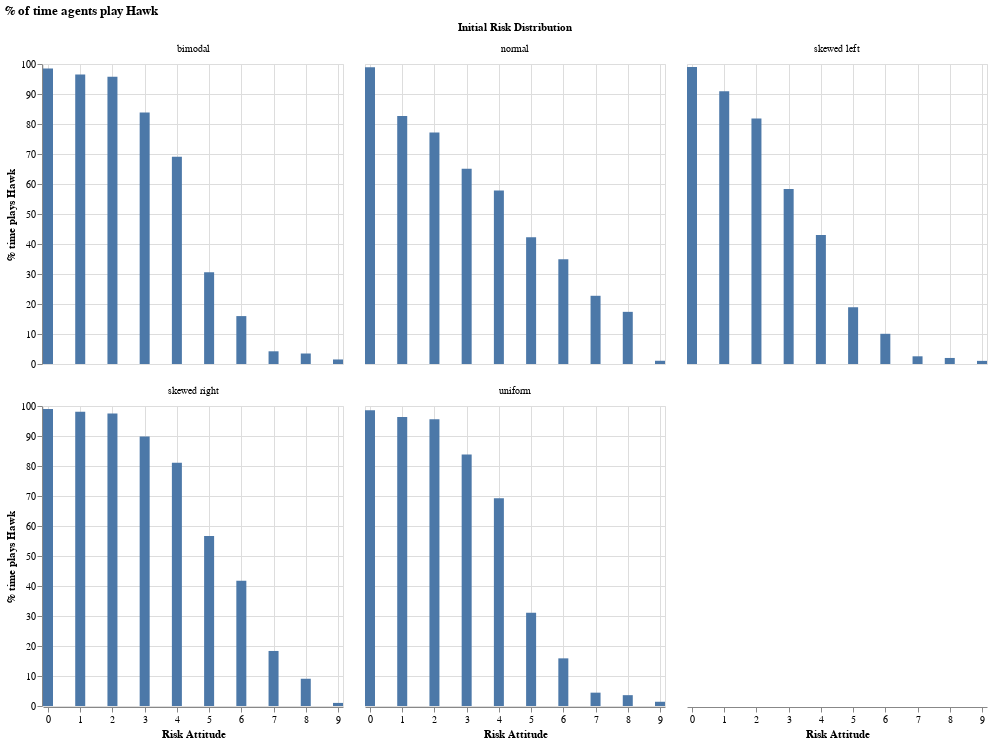

Notebook source saved alongside this figure:
### Markdown cell above
#### Initial risk distribution

### Code cell
hawk_by_initialdist_riskattitude = (
    agent_df_params.group_by("risk_distribution", "risk_attitude")
         .agg(n_plays=pl.col("played_hawk").count(), n_plays_hawk=pl.col("played_hawk").sum())
    .with_columns(
        pct_plays_hawk=pl.col("n_plays_hawk").truediv(pl.col("n_plays")).mul(100)
    )
)

alt.Chart(hawk_by_initialdist_riskattitude).mark_bar(width=10).encode(
    x=alt.X("risk_attitude", title="Risk Attitude").scale(domain=[0, 9]),                                                          
    y=alt.Y("pct_plays_hawk", title="% time plays Hawk")
).facet(facet=alt.Facet("risk_distribution", title="Initial Risk Distribution"), columns=3
).properties(title="% of time agents play Hawk")

### Figure 1 — Vega-Lite specification as saved in the notebook (floating-point values rounded to 4 significant figures)
{"config": {"view": {"continuousWidth": 300, "continuousHeight": 300}}, "data": {"name": "data-a94a84b0179cc7fb3bd09eed1c677066"}, "facet": {"field": "risk_distribution", "title": "Initial Risk Distribution", "type": "nominal"}, "spec": {"mark": {"type": "bar", "width": 10}, "encoding": {"x": {"field": "risk_attitude", "scale": {"domain": [0, 9]}, "title": "Risk Attitude", "type": "quantitative"}, "y": {"field": "pct_plays_hawk", "title": "% time plays Hawk", "type": "quantitative"}}}, "columns": 3, "title": "% of time agents play Hawk", "$schema": "https://vega.github.io/schema/vega-lite/v5.20.1.json", "datasets": {"data-a94a84b0179cc7fb3bd09eed1c677066": [{"risk_distribution": "skewed left", "risk_attitude": 6, "n_plays": 2432327, "n_plays_hawk": 244883, "pct_plays_hawk": 10.07}, {"risk_distribution": "bimodal", "risk_attitude": 4, "n_plays": 111575, "n_plays_hawk": 77058, "pct_plays_hawk": 69.06}, {"risk_distribution": "normal", "risk_attitude": 9, "n_plays": 107052, "n_plays_hawk": 1155, "pct_plays_hawk": 1.079}, {"risk_distribution": "uniform", "risk_attitude": 9, "n_plays": 2364904, "n_plays_hawk": 33424, "pct_plays_hawk": 1.413}, {"risk_distribution": "uniform", "risk_attitude": 7, "n_plays": 2397132, "n_plays_hawk": 106615, "pct_plays_hawk": 4.448}, {"risk_distribution": "uniform", "risk_attitude": 5, "n_plays": 2392100, "n_plays_hawk": 742748, "pct_plays_hawk": 31.05}, {"risk_distribution": "normal", "risk_attitude": 7, "n_plays": 2128711, "n_plays_hawk": 484019, "pct_plays_hawk": 22.74}, {"risk_distribution": "bimodal", "risk_attitude": 3, "n_plays": 425056, "n_plays_hawk": 356173, "pct_plays_hawk": 83.79}, {"risk_distribution": "skewed left", "risk_attitude": 2, "n_plays": 5716889, "n_plays_hawk": 4675952, "pct_plays_hawk": 81.79}, {"risk_distribution": "uniform", "risk_attitude": 6, "n_plays": 2390260, "n_plays_hawk": 379591, "pct_plays_hawk": 15.88}, {"risk_distribution": "normal", "risk_attitude": 1, "n_plays": 597053, "n_plays_hawk": 493587, "pct_plays_hawk": 82.67}, {"risk_distribution": "skewed left", "risk_attitude": 5, "n_plays": 3285225, "n_plays_hawk": 621495, "pct_plays_hawk": 18.92}, {"risk_distribution": "skewed right", "risk_attitude": 6, "n_plays": 4929525, "n_plays_hawk": 2056409, "pct_plays_hawk": 41.72}, {"risk_distribution": "normal", "risk_attitude": 0, "n_plays": 105338, "n_plays_hawk": 104211, "pct_plays_hawk": 98.93}, {"risk_distribution": "normal", "risk_attitude": 6, "n_plays": 5030153, "n_plays_hawk": 1757147, "pct_plays_hawk": 34.93}, {"risk_distribution": "uniform", "risk_attitude": 4, "n_plays": 2380847, "n_plays_hawk": 1648240, "pct_plays_hawk": 69.23}, {"risk_distribution": "normal", "risk_attitude": 4, "n_plays": 7724217, "n_plays_hawk": 4465922, "pct_plays_hawk": 57.82}, {"risk_distribution": "skewed left", "risk_attitude": 3, "n_plays": 4931392, "n_plays_hawk": 2876781, "pct_plays_hawk": 58.34}, {"risk_distribution": "skewed left", "risk_attitude": 4, "n_plays": 4121079, "n_plays_hawk": 1773526, "pct_plays_hawk": 43.04}, {"risk_distribution": "skewed right", "risk_attitude": 5, "n_plays": 4083795, "n_plays_hawk": 2314603, "pct_plays_hawk": 56.68}, {"risk_distribution": "bimodal", "risk_attitude": 0, "n_plays": 7081585, "n_plays_hawk": 6975034, "pct_plays_hawk": 98.5}, {"risk_distribution": "uniform", "risk_attitude": 0, "n_plays": 2398607, "n_plays_hawk": 2364569, "pct_plays_hawk": 98.58}, {"risk_distribution": "skewed left", "risk_attitude": 9, "n_plays": 103975, "n_plays_hawk": 1086, "pct_plays_hawk": 1.044}, {"risk_distribution": "skewed right", "risk_attitude": 1, "n_plays": 804531, "n_plays_hawk": 788798, "pct_plays_hawk": 98.04}, {"risk_distribution": "skewed right", "risk_attitude": 7, "n_plays": 5671871, "n_plays_hawk": 1040561, "pct_plays_hawk": 18.35}, {"risk_distribution": "normal", "risk_attitude": 3, "n_plays": 5003450, "n_plays_hawk": 3256470, "pct_plays_hawk": 65.08}, {"risk_distribution": "skewed left", "risk_attitude": 8, "n_plays": 815396, "n_plays_hawk": 16425, "pct_plays_hawk": 2.014}, {"risk_distribution": "skewed left", "risk_attitude": 7, "n_plays": 1628851, "n_plays_hawk": 41788, "pct_plays_hawk": 2.565}, {"risk_distribution": "skewed left", "risk_attitude": 1, "n_plays": 6586225, "n_plays_hawk": 5985856, "pct_plays_hawk": 90.88}, {"risk_distribution": "uniform", "risk_attitude": 1, "n_plays": 2355560, "n_plays_hawk": 2270050, "pct_plays_hawk": 96.37}, {"risk_distribution": "bimodal", "risk_attitude": 8, "n_plays": 2369243, "n_plays_hawk": 82906, "pct_plays_hawk": 3.499}, {"risk_distribution": "uniform", "risk_attitude": 3, "n_plays": 2398320, "n_plays_hawk": 2011478, "pct_plays_hawk": 83.87}, {"risk_distribution": "skewed left", "risk_attitude": 0, "n_plays": 3594766, "n_plays_hawk": 3558207, "pct_plays_hawk": 98.98}, {"risk_distribution": "skewed right", "risk_attitude": 3, "n_plays": 2440613, "n_plays_hawk": 2192862, "pct_plays_hawk": 89.85}, {"risk_distribution": "skewed right", "risk_attitude": 0, "n_plays": 100515, "n_plays_hawk": 99469, "pct_plays_hawk": 98.96}, {"risk_distribution": "bimodal", "risk_attitude": 7, "n_plays": 1231454, "n_plays_hawk": 52111, "pct_plays_hawk": 4.232}, {"risk_distribution": "normal", "risk_attitude": 8, "n_plays": 598206, "n_plays_hawk": 103992, "pct_plays_hawk": 17.38}, {"risk_distribution": "skewed right", "risk_attitude": 8, "n_plays": 6528498, "n_plays_hawk": 592959, "pct_plays_hawk": 9.083}, {"risk_distribution": "skewed right", "risk_attitude": 2, "n_plays": 1619206, "n_plays_hawk": 1578248, "pct_plays_hawk": 97.47}, {"risk_distribution": "skewed right", "risk_attitude": 4, "n_plays": 3229532, "n_plays_hawk": 2619153, "pct_plays_hawk": 81.1}, {"risk_distribution": "bimodal", "risk_attitude": 9, "n_plays": 7041425, "n_plays_hawk": 106133, "pct_plays_hawk": 1.507}, {"risk_distribution": "bimodal", "risk_attitude": 6, "n_plays": 427291, "n_plays_hawk": 68242, "pct_plays_hawk": 15.97}, {"risk_distribution": "skewed right", "risk_attitude": 9, "n_plays": 3529389, "n_plays_hawk": 36361, "pct_plays_hawk": 1.03}, {"risk_distribution": "uniform", "risk_attitude": 8, "n_plays": 2381058, "n_plays_hawk": 85991, "pct_plays_hawk": 3.611}, {"risk_distribution": "normal", "risk_attitude": 5, "n_plays": 7736215, "n_plays_hawk": 3267778, "pct_plays_hawk": 42.24}, {"risk_distribution": "uniform", "risk_attitude": 2, "n_plays": 2383987, "n_plays_hawk": 2278704, "pct_plays_hawk": 95.58}, {"risk_distribution": "bimodal", "risk_attitude": 5, "n_plays": 107962, "n_plays_hawk": 33062, "pct_plays_hawk": 30.62}, {"risk_distribution": "bimodal", "risk_attitude": 2, "n_plays": 1241362, "n_plays_hawk": 1189053, "pct_plays_hawk": 95.79}, {"risk_distribution": "normal", "risk_attitude": 2, "n_plays": 2137355, "n_plays_hawk": 1649147, "pct_plays_hawk": 77.16}, {"risk_distribution": "bimodal", "risk_attitude": 1, "n_plays": 2382672, "n_plays_hawk": 2299936, "pct_plays_hawk": 96.53}]}}
